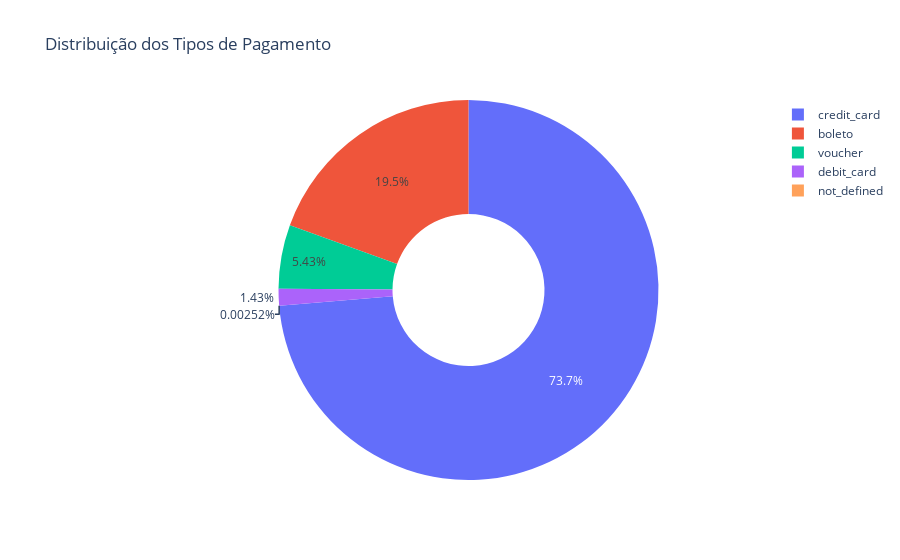
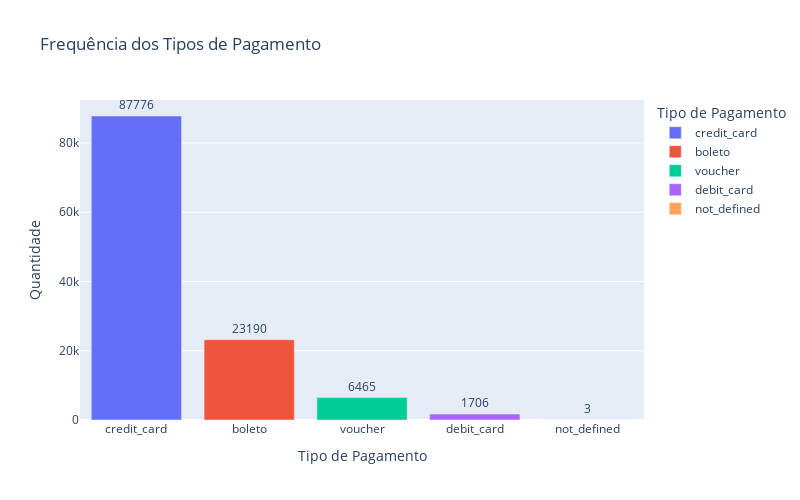

Notebook cell for these charts, in order:
### Code cell
pagamento_freq = df['payment_type'].value_counts().reset_index()
pagamento_freq.columns = ['Tipo de Pagamento', 'Quantidade']

fig = px.pie(pagamento_freq, names='Tipo de Pagamento', values='Quantidade',
             title='Distribuição dos Tipos de Pagamento',
             hole=0.4)
fig.show()


fig = px.bar(pagamento_freq, x='Tipo de Pagamento', y='Quantidade',
             title='Frequência dos Tipos de Pagamento',
             text='Quantidade', color='Tipo de Pagamento',
             width=800, height=500)

fig.update_traces(textposition='outside')
fig.show()

### Figure 1 — Plotly figure (JSON) as saved in the notebook; plotly's stock layout.template omitted (floating-point values rounded to 4 significant figures)
{"data": [{"domain": {"x": [0, 1], "y": [0, 1]}, "hole": 0.4, "hovertemplate": "Tipo de Pagamento=%{label}<br>Quantidade=%{value}<extra></extra>", "labels": ["credit_card", "boleto", "voucher", "debit_card", "not_defined"], "legendgroup": "", "name": "", "showlegend": true, "type": "pie", "values": [87776, 23190, 6465, 1706, 3]}], "layout": {"legend": {"tracegroupgap": 0}, "title": {"text": "Distribuição dos Tipos de Pagamento"}}}

### Figure 2 — Plotly figure (JSON) as saved in the notebook; plotly's stock layout.template omitted (floating-point values rounded to 4 significant figures)
{"data": [{"alignmentgroup": "True", "hovertemplate": "Tipo de Pagamento=%{x}<br>Quantidade=%{text}<extra></extra>", "legendgroup": "credit_card", "marker": {"color": "#636efa", "pattern": {"shape": ""}}, "name": "credit_card", "offsetgroup": "credit_card", "orientation": "v", "showlegend": true, "text": [87776], "textposition": "outside", "type": "bar", "x": ["credit_card"], "xaxis": "x", "y": [87776], "yaxis": "y"}, {"alignmentgroup": "True", "hovertemplate": "Tipo de Pagamento=%{x}<br>Quantidade=%{text}<extra></extra>", "legendgroup": "boleto", "marker": {"color": "#EF553B", "pattern": {"shape": ""}}, "name": "boleto", "offsetgroup": "boleto", "orientation": "v", "showlegend": true, "text": [23190], "textposition": "outside", "type": "bar", "x": ["boleto"], "xaxis": "x", "y": [23190], "yaxis": "y"}, {"alignmentgroup": "True", "hovertemplate": "Tipo de Pagamento=%{x}<br>Quantidade=%{text}<extra></extra>", "legendgroup": "voucher", "marker": {"color": "#00cc96", "pattern": {"shape": ""}}, "name": "voucher", "offsetgroup": "voucher", "orientation": "v", "showlegend": true, "text": [6465], "textposition": "outside", "type": "bar", "x": ["voucher"], "xaxis": "x", "y": [6465], "yaxis": "y"}, {"alignmentgroup": "True", "hovertemplate": "Tipo de Pagamento=%{x}<br>Quantidade=%{text}<extra></extra>", "legendgroup": "debit_card", "marker": {"color": "#ab63fa", "pattern": {"shape": ""}}, "name": "debit_card", "offsetgroup": "debit_card", "orientation": "v", "showlegend": true, "text": [1706], "textposition": "outside", "type": "bar", "x": ["debit_card"], "xaxis": "x", "y": [1706], "yaxis": "y"}, {"alignmentgroup": "True", "hovertemplate": "Tipo de Pagamento=%{x}<br>Quantidade=%{text}<extra></extra>", "legendgroup": "not_defined", "marker": {"color": "#FFA15A", "pattern": {"shape": ""}}, "name": "not_defined", "offsetgroup": "not_defined", "orientation": "v", "showlegend": true, "text": [3], "textposition": "outside", "type": "bar", "x": ["not_defined"], "xaxis": "x", "y": [3], "yaxis": "y"}], "layout": {"barmode": "relative", "height": 500, "legend": {"title": {"text": "Tipo de Pagamento"}, "tracegroupgap": 0}, "title": {"text": "Frequência dos Tipos de Pagamento"}, "width": 800, "xaxis": {"anchor": "y", "categoryarray": ["credit_card", "boleto", "voucher", "debit_card", "not_defined"], "categoryorder": "array", "domain": [0, 1], "title": {"text": "Tipo de Pagamento"}}, "yaxis": {"anchor": "x", "domain": [0, 1], "title": {"text": "Quantidade"}}}}
